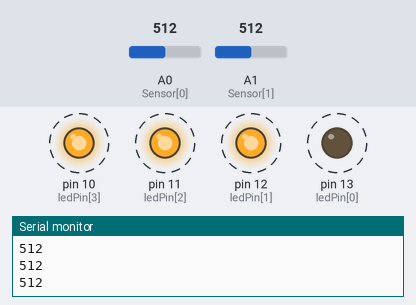
The sketch below on a simulated Arduino Uno, built with avr-gcc and run on an emulated ATmega328P. On the bench: output pins drawn as LEDs (lit = HIGH), the last lines printed to the serial monitor. Dashed ring = blinking. The test bench sets the inputs (shaded band); at power-on: A0 (Sensor[0]) = 512, A1 (Sensor[1]) = 512.

Above: at 1.25 s.
1.3 s: A0 (Sensor[0]) set to 107
4.3 s: A0 (Sensor[0]) set to 91
At 4.75 s:
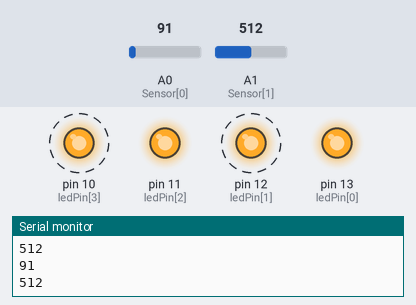
7.3 s: A0 (Sensor[0]) set to 110
At 7.46 s:
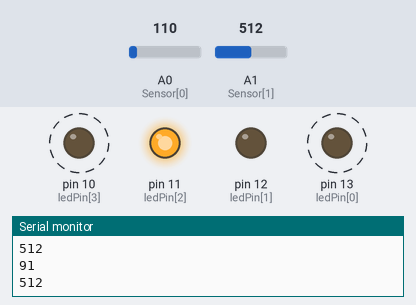
10.3 s: A0 (Sensor[0]) set to 90
At 10.46 s:
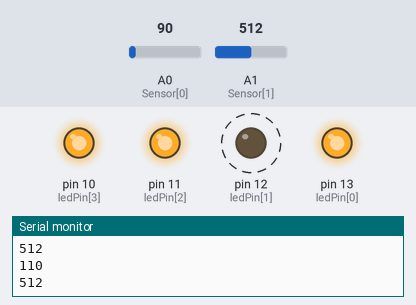
13.3 s: A1 (Sensor[1]) set to 107
16.3 s: A1 (Sensor[1]) set to 93
At 17.4 s:
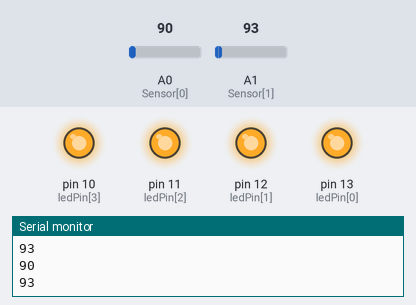
Timing chart, 0 to 18.8 s (numbered marks = the images above; inputs shaded):
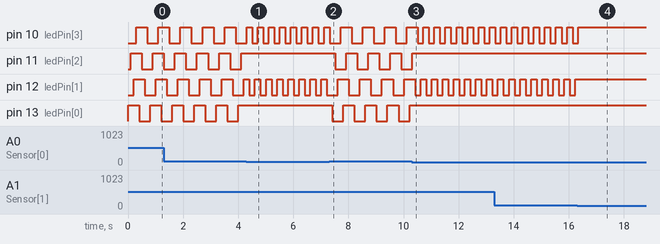

The sketch:

shoes.ino
```cpp
const int ledPin[4] = {13,12,11,10};//LED connected to digital pin 13
//const int ledPin2 = 12;
const int Sensor[2] = {A0,A1};// Sensor connected to analog pin A0
//const int Sensor2 = A1;
const int threshold = 100; // Threshold is set to 100
int sensorReading[4] = {0,0,0,0}; // variable to store the value read from the sensor pin
//int sensorReading2 = 0;
int ledState[4] = {LOW,LOW,LOW,LOW};// variable used to store the last LED status, to toggle the light
//int ledState2 = LOW;

//int sensor_1=analogRead(Sensor[0])

void setup()
{
  for(int i=0;i<4;i++)
  {
    pinMode(ledPin[i], OUTPUT);// declare the ledPin as OUTPUT
    //pinMode(ledPin[1], OUTPUT);
  }
  Serial.begin(9600);

}

void loop()
{
// read the sensor and store it in the variable sensorReading:
  for(int i=0;i<2;i++)
  { sensorReading[i] = analogRead(Sensor[i]);
  //sensorReading[1] = analogRead(Sensor[1]);
  // if the sensor reading is greater than the threshold:
    if (sensorReading[i] >= threshold)
    {
// toggle the status of the ledPin:
      ledState[i] = !ledState[i];
      ledState[i+2] = !ledState[i+2];

// update the LED pin :
      digitalWrite(ledPin[i], ledState[i]);
      delay(100);// delay
      digitalWrite(ledPin[i+2], ledState[i+2]);
      delay(100);
    }
     else
    {
      digitalWrite (ledPin[i], ledState[i]); // the init
      digitalWrite (ledPin[i+2], ledState[i+2]);
    }
//if (sensorReading2 >= threshold)
//{
// toggle the status of the ledPin:
//ledState2 = !ledState2;
// update the LED pin :
//digitalWrite(ledPin2, ledState2);
//delay(100); // delay
//}
//else
//{
//digitalWrite (ledPin2, ledState2); // the init
}
  //Serial.print("one ");
  Serial.println(sensorReading[0]);

  //Serial.print("  two ");
  Serial.println(sensorReading[1]);

 // //Serial.print("    three ");
 // Serial.println(sensorReading[2]);


 // //Serial.print("      four ");
 // Serial.println(sensorReading[3]);


}
```

Measured:
- the behaviour switches between 100 and 99 on A0 (Sensor[0]) (found by bisection; images 0 and 1)
- the behaviour switches between 100 and 99 on A1 (Sensor[1]) (found by bisection; images 3 and 4)
- after the input at 4.3 s, pin 10 (ledPin[3]): alternates HIGH for 0.20 s and LOW for 0.20 s, starting after 0.21 s; pin 11 (ledPin[2]), pin 13 (ledPin[0]): stops changing and stays HIGH; pin 12 (ledPin[1]): alternates HIGH for 0.20 s and LOW for 0.20 s, starting after 0.11 s
- after the input at 7.3 s, pin 10 (ledPin[3]): alternates HIGH for 0.40 s and LOW for 0.40 s, starting after 0.42 s; pin 11 (ledPin[2]): alternates HIGH for 0.40 s and LOW for 0.40 s, starting after 0.22 s
- after the input at 10.3 s, pin 10 (ledPin[3]): alternates HIGH for 0.20 s and LOW for 0.20 s, starting after 0.42 s; pin 11 (ledPin[2]): goes on until 10.3 s, then stays HIGH; pin 12 (ledPin[1]): alternates HIGH for 0.20 s and LOW for 0.20 s, starting after 0.32 s; pin 13 (ledPin[0]): stops changing and stays HIGH
- after the input at 16.3 s, pin 10 (ledPin[3]): goes on until 16.3 s, then stays HIGH; pin 12 (ledPin[1]): stops changing and stays HIGH
- by itself, pin 10 (ledPin[3]), pin 11 (ledPin[2]), pin 12 (ledPin[1]), pin 13 (ledPin[0]): alternates HIGH for 0.40 s and LOW for 0.40 s
